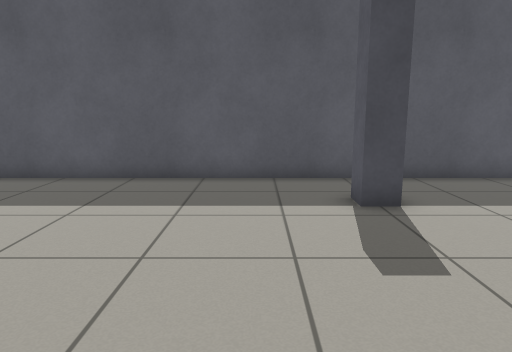
View 1 (above)

20 first-person views from a walk through a world built for the Gazebo simulator. The camera is 0.94 m above the floor, tilts 10° down and sees 70° across. The floor is counted in squares, 0.5 m on a side. Each view is taken from the middle of a square. On the plan, view 1 faces up. The plan holds only what a view shows up to about 18 squares ahead; the rest is blank.

View 2
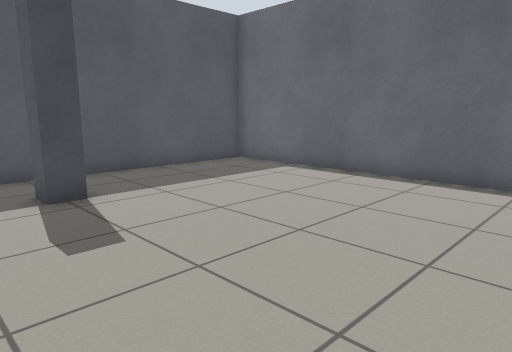

View 3
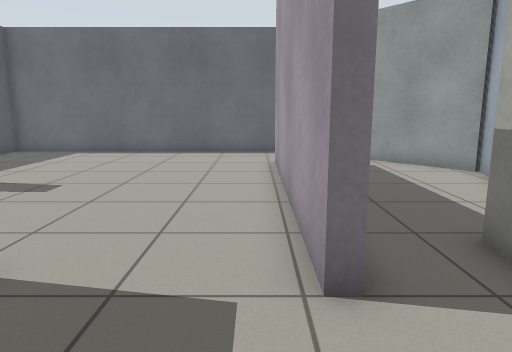

View 4
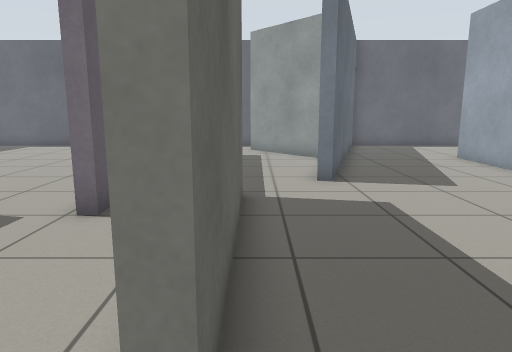

View 5
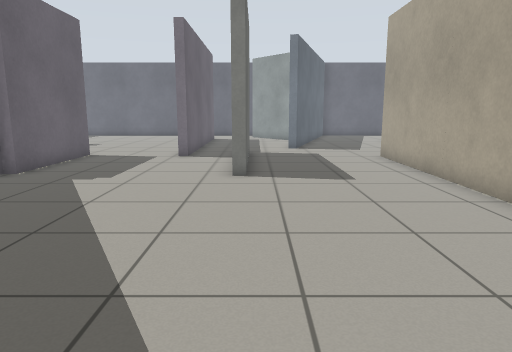

View 6
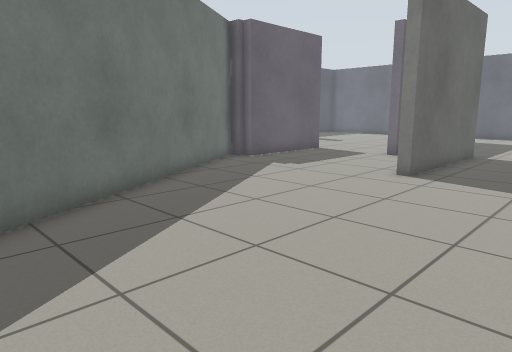

View 7
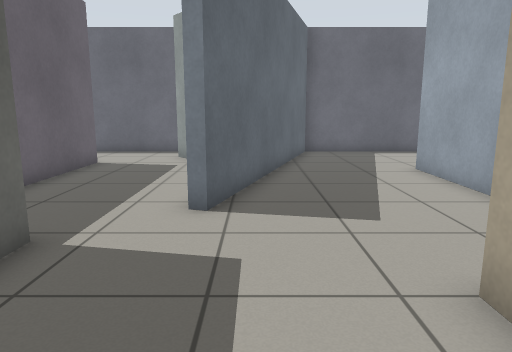

View 8
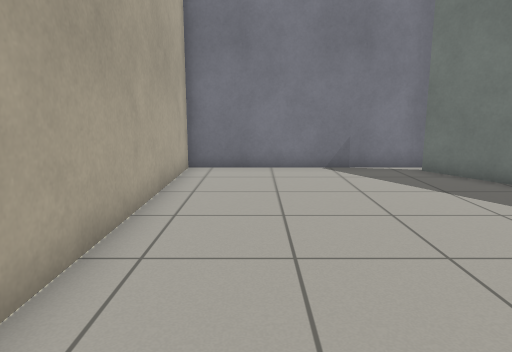

View 9
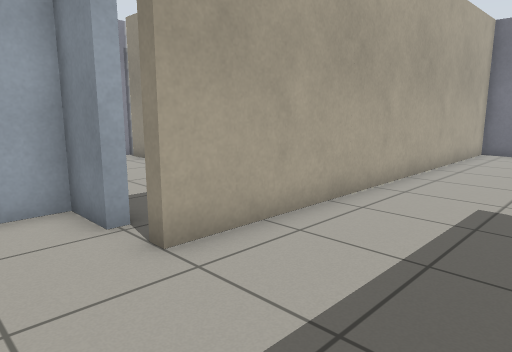

View 10
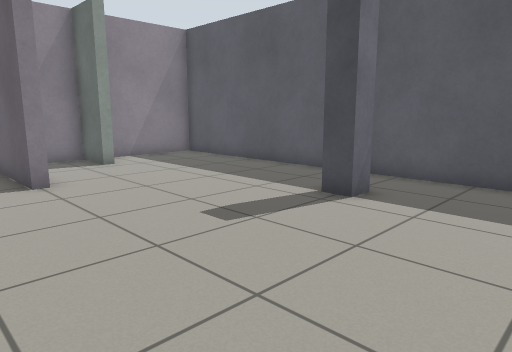

View 11
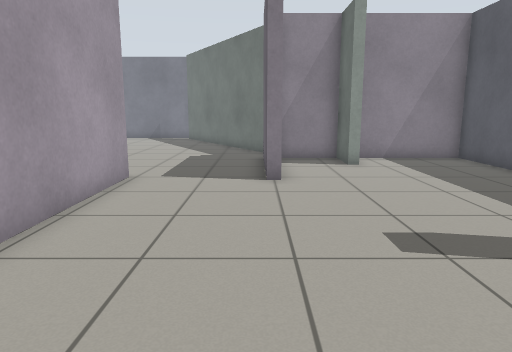

View 12
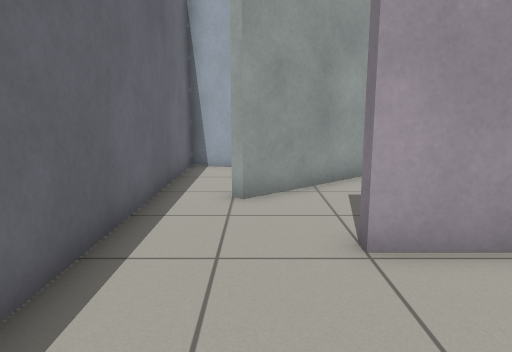

View 13
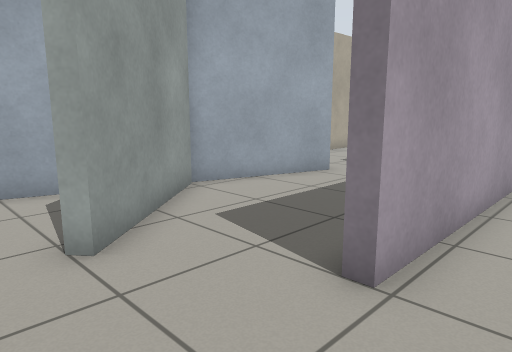

View 14
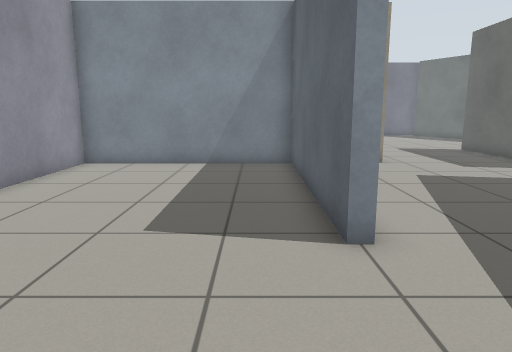

View 15
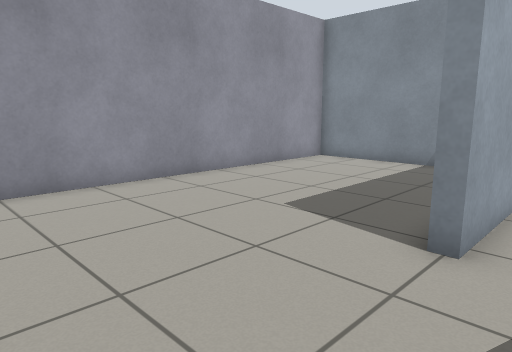

View 16
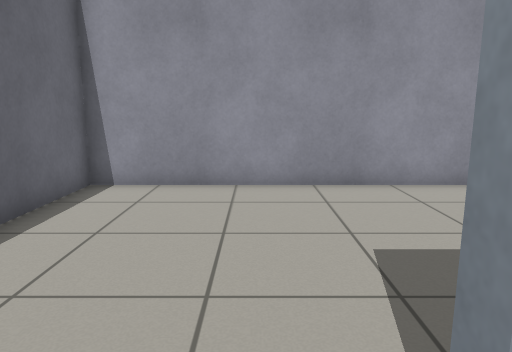

View 17
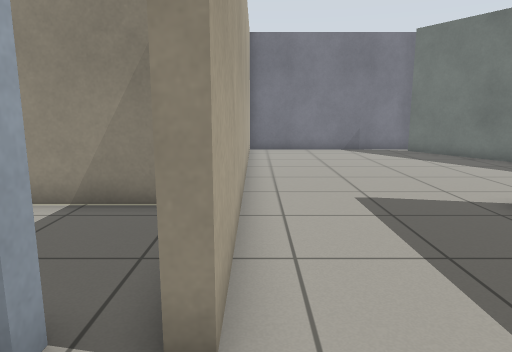

View 18
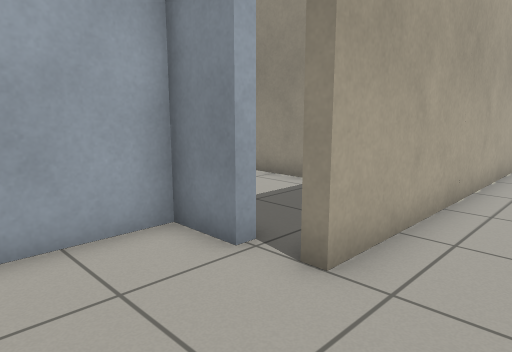

View 19
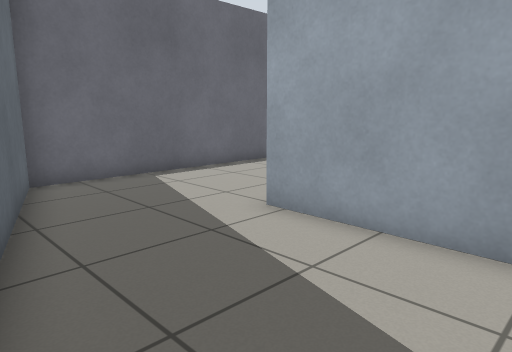

View 20
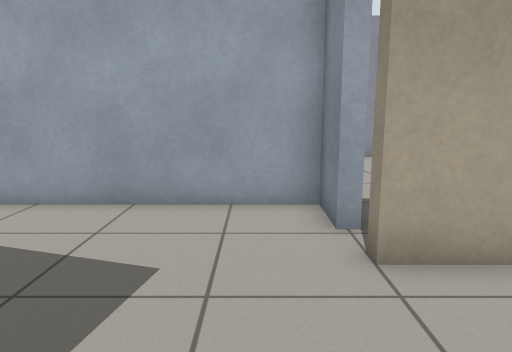

### Floor plan
Ten units are one square. View 1 is at (0, 0); x grows to the right and y downward. Boxes are objects, and circles mark ways between rooms. Rooms are numbered by the first view taken in them; rooms with no view inside come last. Other rooms are left out.
<svg viewBox="-198 -108 306 326">
<path fill="none" stroke="#000" d="M-30 -28 -30 -23M-60 -58 -60 -53 -79 -53 -79 -30M-25 17 65 17M103 14 103 -103 -79 -103 -79 -62M-25 43 -19 43M-19 47 -83 47 -83 42M-38 117 -33 117 -33 133 50 133 50 137M-16 21 -35 21 -35 17 -25 17M-30 -23 -80 -23 -80 -28M-83 -33 -186 27M-193 22 -193 103 -35 103 -35 108M103 146 103 103 -2 71 -1 67M50 137 -33 137 -33 213 103 213 103 146M44 80 83 47 86 51M65 17 65 21 20 21M74 90 103 99 103 14M-1 67 46 81M-6 21 -16 21"/>
<rect x="15" y="-85" width="20" height="20" fill="#bbb"><title>pillar</title></rect>
<circle cx="-30" cy="0" r="3" fill="#2a7"/>
<circle cx="85" cy="20" r="3" fill="#2a7"/>
<circle cx="80" cy="140" r="3" fill="#2a7"/>
<circle cx="-25" cy="35" r="3" fill="#2a7"/>
<circle cx="-5" cy="60" r="3" fill="#2a7"/>
<text x="20" y="-50">1</text>
<text x="-70" y="70">2</text>
<text x="30" y="180">3</text>
<text x="50" y="50">4</text>
</svg>
Room 1 opens to room 2. Room 1 opens to room 4. Room 2 opens to room 3. Room 2 opens to room 4.

Where each view was taken, in squares from view 1:
view 1: 0 up, 0 right, facing up
view 2: 1 down, 0 right, facing up-right
view 3: 1 down, 7 left, facing right
view 4: 5 down, 10 left, facing right
view 5: 5 down, 19 left, facing right
view 6: 9 down, 19 left, facing up-right
view 7: 8 down, 7 left, facing right
view 8: 8 down, 7 left, facing left
view 9: 6 down, 1 left, facing down-left
view 10: 0 up, 7 right, facing up-left
view 11: 2 up, 7 right, facing left
view 12: 3 up, 8 right, facing down
view 13: 0 up, 10 right, facing down-left
view 14: 15 down, 10 right, facing left
view 15: 12 down, 10 right, facing down-left
view 16: 12 down, 6 right, facing down
view 17: 10 down, 1 left, facing left
view 18: 8 down, 0 right, facing down-left
view 19: 8 down, 0 right, facing down-right
view 20: 6 down, 2 left, facing down
